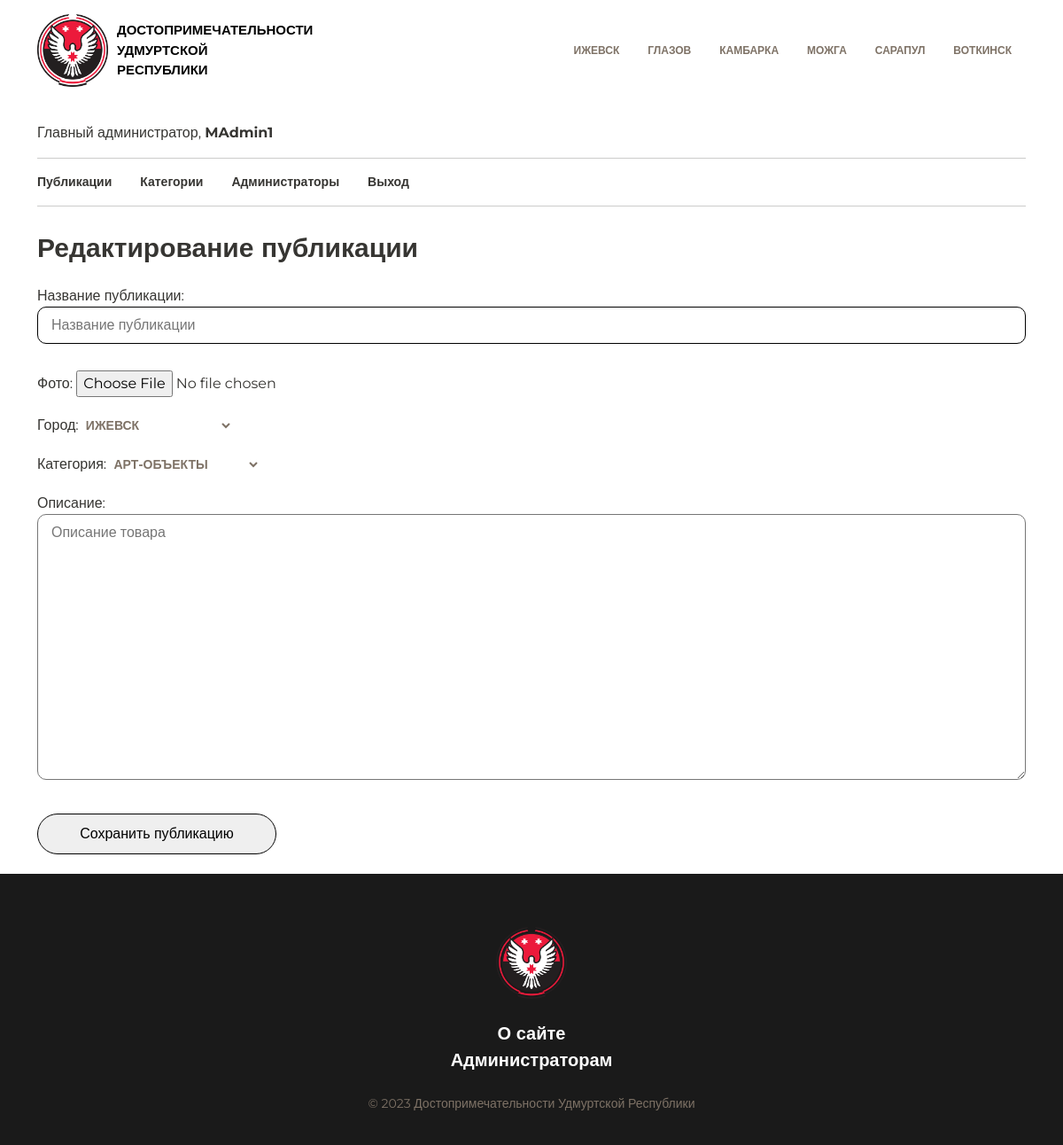
The page /edit_post.php (signed in) on the database its author committed.
### tables this page shows
CREATE TABLE `cities` (
  `id_city` int NOT NULL,
  `name_city` varchar(255) NOT NULL
);

CREATE TABLE `roles` (
  `id_role` int NOT NULL,
  `title_role` varchar(255) NOT NULL
);

### app/database/db.php (called while the page is built, shortened)
<?php
require 'connect.php';
function dbCheckError($query)
{
    $errInfo = $query->errorInfo();
    return true;
}
function selectAll($table, $params = [])
{
    global $pdo;
    $sql = "SELECT * FROM $table";
    $query = $pdo->prepare($sql);
    $query->execute();
    return $query->fetchAll();
}
function sortOld($table, $param)
{
    global $pdo;
    $sql = "SELECT * FROM `cities` ORDER BY $param ASC";
    $query = $pdo->prepare($sql);
    $query->execute();
    return $query->fetchAll();
}
function selectRole($table1, $table2, $id){
    global $pdo;
    $sql = "SELECT p.*, u.title_role FROM $table1 AS p JOIN $table2 AS u ON p.id_role = u.id_role WHERE p.id_role=$id";
    $query = $pdo->prepare($sql);
    $query->execute();
    return $query->fetch();
}

### app/controllers/posts.php (called while the page is built, shortened)
<?php
require_once './app/database/db.php';
$topics = selectAll('topics');

### edit_post.php (the view, shortened to what this page needs)
<?php
include("app/controllers/posts.php");
?>
<html lang="ru">
<head>
    <link rel="stylesheet" href="assets/style/bootstrap.min.css">
    <link rel="stylesheet" href="assets/style/style.css">
    <link rel="stylesheet" href="assets/style/media.css">
</head>
<body>
    <div class="wrap">
        <div class="container">
            <?php include("app/include/header.php"); ?>
        </div>
        <main>
            <div class="container my-4">
                <?php include("app/include/admin_menu.php"); ?>
                <div class="posts_block my-4">
                    <p class="txt30 bl publ_txt">Редактирование публикации</p>
                    <form action="edit_post.php" method="post" class="info_item" enctype="multipart/form-data">
                        <label class="add_input">Название публикации: <br><input name="title" type="text"
                                class="inputline add_input" placeholder="Название публикации"
                                value="<?= $post['title']; ?>" required></label>
                        <label>Фото: <input name="img" type="file" placeholder="Фото" required></label><br>
                        <label>Город:
                            <select name="city" class="sort_select pntr" required>
                            <?php foreach ($cities as $key => $city): ?>
                                    <option value="<?= $city['id_city']; ?>" <?= $post['id_city'] == $city['id_city'] ? 'selected' : '' ?>><?= $city['name_city']; ?></option>
                                <?php endforeach; ?>
                            </select>
                        </label><br>
                        <label>Категория:
                            <select name="topic" class="sort_select pntr" required>
                                <?php foreach ($topics as $key => $topic): ?>
                                    <option value="<?= $topic['id_topic']; ?>" <?= $post['id_topic'] == $topic['id_topic'] ? 'selected' : '' ?>><?= $topic['title_topic']; ?></option>
                                <?php endforeach; ?>
                            </select>
                        </label>
                        <br>
                        <label class="add_input">Описание: <br><textarea name="description"
                                placeholder="Описание товара" class="add_input descr"
                                required><?= $post['description']; ?></textarea></label>
                        <br>
                        <button class="btn_log create_btn my-2" type="submit" name="edit_post">Сохранить
                            публикацию</button>
                </div>
            </div>
        </main>
        <?php include("app/include/footer.php"); ?>
    </div>
</body>
</html>

### app/include/header.php (shortened to what this page needs)
<?php
$cities = selectAll('cities');
$cities = sortOld('cities', 'id_city');
?>
<header class="my-3 open">
    <a href="<?=BASE_URL . '?id_city=1' ?>" class="logo">
        <img src="assets/img/logo.png" class="logo_img">
        <p>ДОСТОПРИМЕЧАТЕЛЬНОСТИ УДМУРТСКОЙ РЕСПУБЛИКИ</p>
    </a>
    <nav id="nav" class="nav_list">
        <ul class="nav">
            <?php foreach ($cities as $key => $city): ?>
                <li class="nav-item">
                    <a class="nav-link" href="<?= BASE_URL . '?id_city=' . $city['id_city']; ?>"><?= $city['name_city']; ?></a>
                </li>
            <?php endforeach; ?><br>
        </ul>
    </nav>
</header>

### app/include/admin_menu.php (shortened to what this page needs)
<?php
$role= selectRole('users', 'roles', $_SESSION['id_role']);
?>
<div class="admin_menu_block">
<p><?= $role['title_role'].", "?> <b><?= $_SESSION['login'] ?> </b></p>
    <hr>
    <nav id="nav" class="nav_list">
        <ul class="admin_nav">
            <li class="nav-item">
                <a class="nav-link" href="admin_posts.php">Публикации</a>
            </li>
            <li class="nav-item">
                <a class="nav-link" href="admin_topics.php">Категории</a>
            </li>
            <?php if ($_SESSION['id_role']): ?>
                <li class="nav-item">
                    <a class="nav-link" href="admin_users.php">Администраторы</a>
                </li>
            <?php endif; ?>
            <li class="nav-item">
                <a class="nav-link" href="<?php echo BASE_URL."logout.php" ?> ">Выход</a>
            </li>
        </ul>
    </nav>
    <hr>
</div>

### assets/style/style.css (style rules this page uses)
html,body { font-family: 'Montserrat', sans-serif; color:#363532; height:100%; }
.wrap { min-height:100%; display: flex; flex-direction: column; }
main { flex:1 1 auto; }
a,.card_link { text-decoration: none; color: #363532; }
.txt30 { font-size: 30px; font-weight: 700; }
.pntr { cursor: pointer; }
header { display: flex; justify-content: space-between; align-items: center; }
.logo { font-size: 15px; display: flex; align-items: center; }
.logo_img { width: 80px; }
.logo p { width: 100px; color:black; margin-left: 10px; margin-bottom: 0; font-weight: 700; }
.nav-link { color: #7E7266; font-size: 12px; font-weight: 700; }
.inputline { border:1px solid black; outline:none; margin-bottom:20px; width: 400px; padding:8px 0px 8px 15px; border-radius: 50px; }
.btn_log { border:1px solid black; outline:none; margin-bottom:20px; width: 400px; padding:10px 0px; border-radius: 50px; }
.sort_select { background-color: white; width:170px; border:none; outline:none; color:#7E7266; font-size: 14px; text-transform: uppercase; font-weight: 700; }
.admin_nav { list-style: none; display: flex; padding-left:0; }
.admin_nav li a { padding-left:0; padding-right:32px; color: #363532; font-size: 14px; }
.publ_txt { margin-bottom:20px; }
.add_input { width:100%; border-radius: 10px; margin-bottom:10px; }
.create_btn { width:270px; }
.info_item label { margin-bottom:20px; }
.descr { width:100%; min-height:300px; border-radius: 10px; padding: 8px 0px 8px 15px; }

### rows shown on the page
cities: name_city "ИЖЕВСК"
cities: name_city "ГЛАЗОВ"
cities: name_city "КАМБАРКА"
cities: name_city "МОЖГА"
cities: name_city "САРАПУЛ"
cities: name_city "ВОТКИНСК"
roles: title_role "Главный администратор"

### other values the page prints
$_SESSION['login'] "MAdmin1"
form field city "ИЖЕВСК"
form field topic "Арт-объекты"
